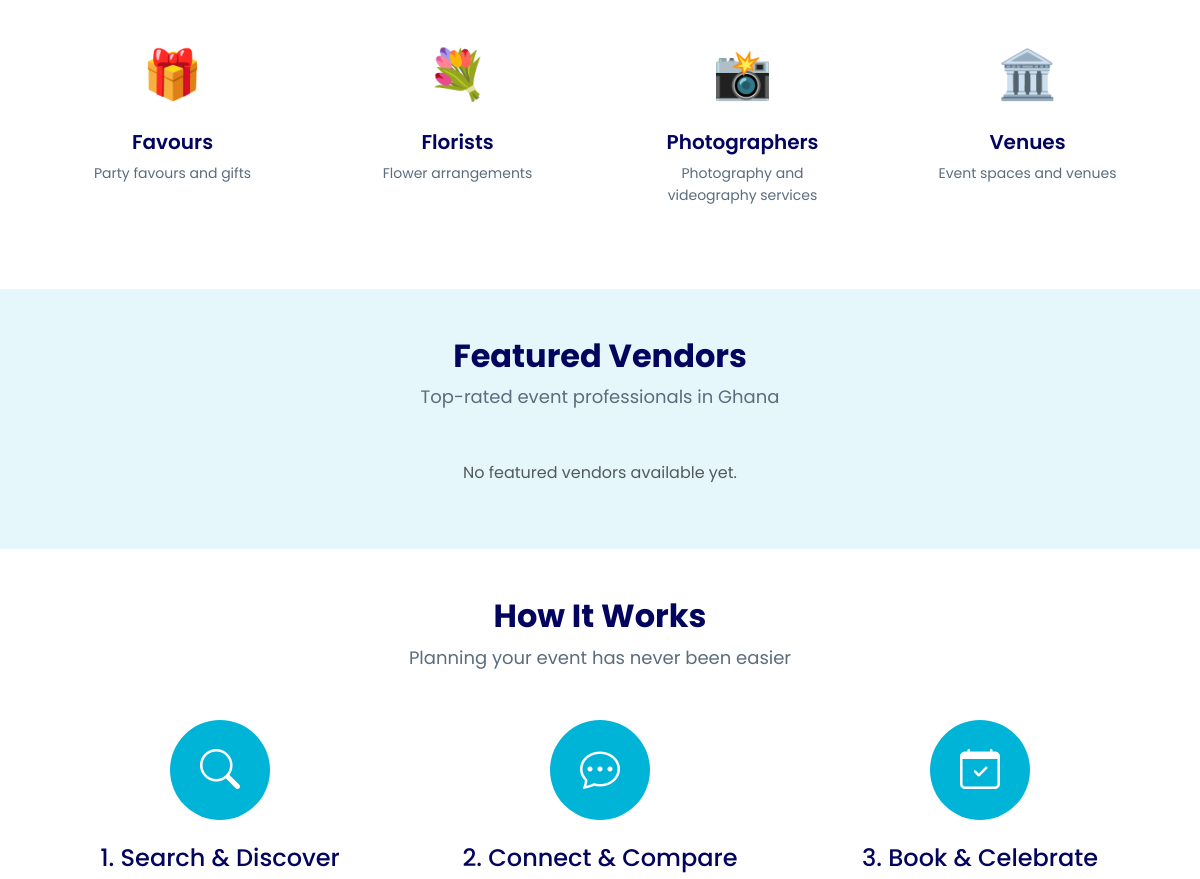
/ (middle part), run on an earlier commit of the app's database.
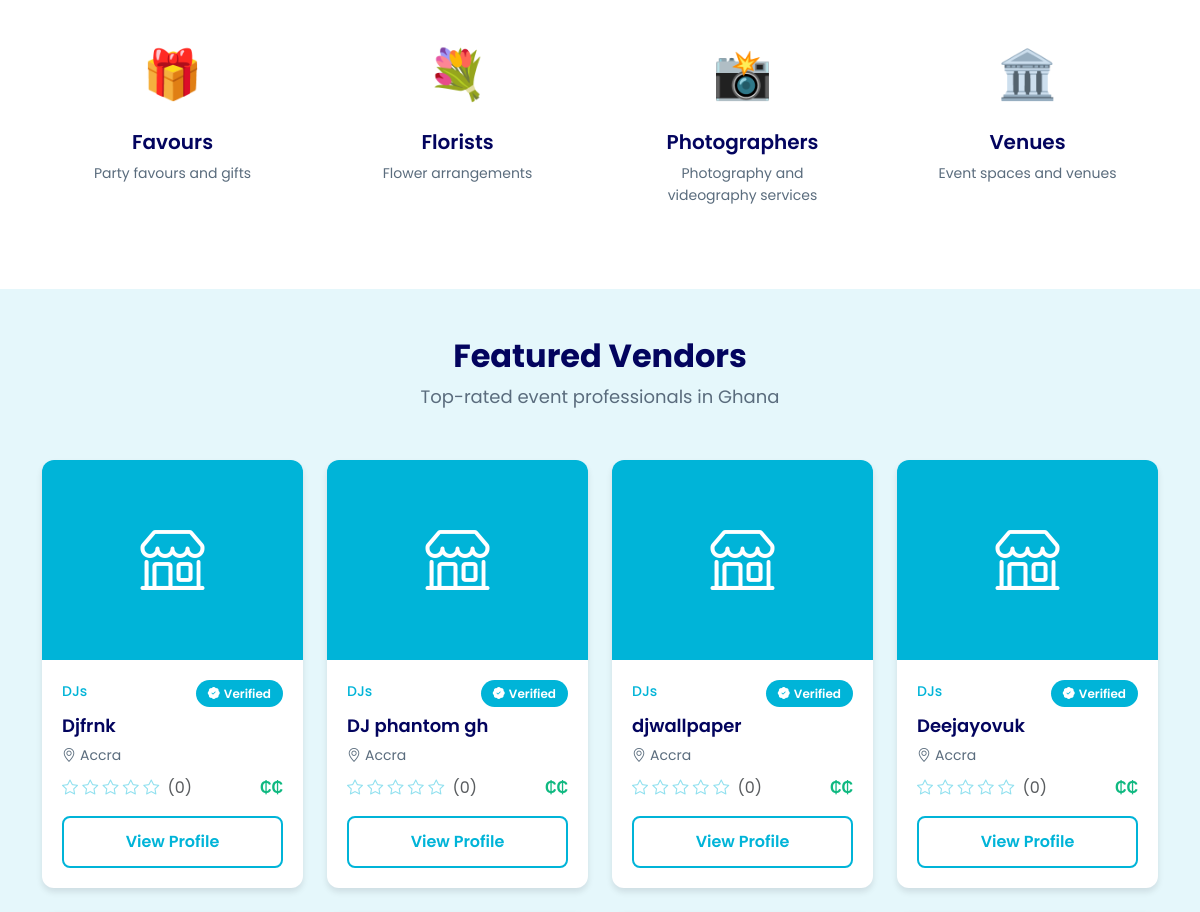
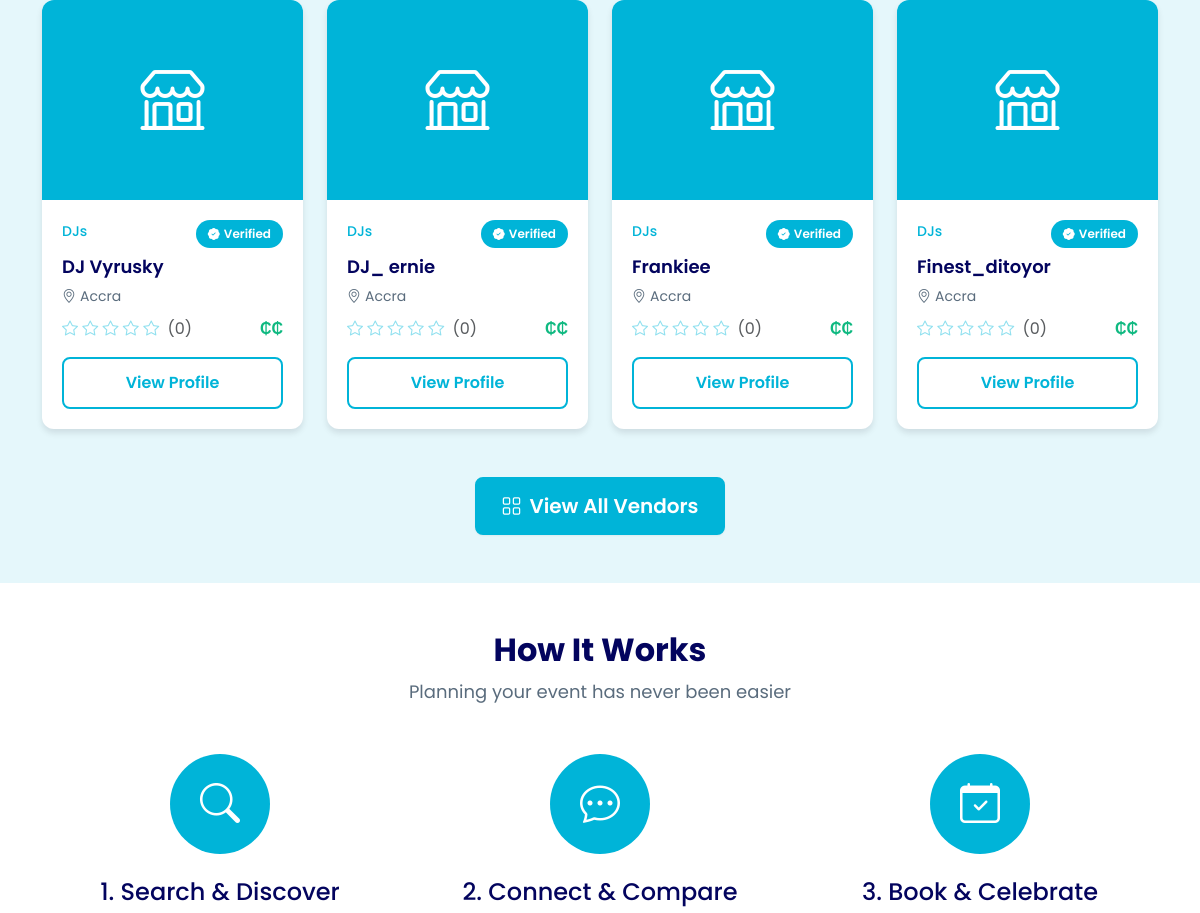
And on a later commit of the database (2 pictures, top to bottom).
### categories/models.py (models this page shows, shortened)
class Category(models.Model):
    id = models.UUIDField(primary_key=True, default=uuid.uuid4, editable=False)
    name = models.CharField(max_length=100, unique=True)
    slug = models.SlugField(max_length=100, unique=True)
    description = models.TextField(blank=True)
    icon = models.CharField(max_length=50, blank=True, help_text="Icon name or emoji (fallback)")
    image = models.ImageField(upload_to='categories/', blank=True, null=True, help_text="Category image")
    created_at = models.DateTimeField(auto_now_add=True)
    updated_at = models.DateTimeField(auto_now=True)
    class Meta:
        db_table = 'categories'
        verbose_name_plural = 'categories'
        ordering = ['name']

### vendors/models.py (models this page shows, shortened)
class Vendor(models.Model):
    STATUS_CHOICES = [
        ('pending', 'Pending'),
        ('active', 'Active'),
        ('suspended', 'Suspended'),
    ]
    PRICE_TIER_CHOICES = [
        ('low', 'Low (₵)'),
        ('medium', 'Medium (₵₵)'),
        ('high', 'High (₵₵₵)'),
    ]
    id = models.UUIDField(primary_key=True, default=uuid.uuid4, editable=False)
    user = models.ForeignKey('accounts.User', on_delete=models.CASCADE, related_name='vendors', null=True, blank=True)
    category = models.ForeignKey('categories.Category', on_delete=models.PROTECT, related_name='vendors')
    name = models.CharField(max_length=255)
    slug = models.SlugField(max_length=255, unique=True)
    subcategory = models.CharField(max_length=100, blank=True)
    description = models.TextField()
    address = models.CharField(max_length=500)
    city = models.CharField(max_length=100, default='Accra')
    neighborhood = models.CharField(max_length=100, blank=True)
    latitude = models.DecimalField(max_digits=9, decimal_places=6, null=True, blank=True)
    longitude = models.DecimalField(max_digits=9, decimal_places=6, null=True, blank=True)
    phone_number = models.CharField(max_length=20)
    email = models.EmailField()
    website = models.URLField(blank=True)
    social_links = models.JSONField(
        default=dict,
        blank=True,
        help_text="JSON object with instagram, facebook, twitter keys"
    )
    images = models.JSONField(default=list, blank=True, help_text="Array of image URLs")
    tags = models.JSONField(default=list, blank=True, help_text="Array of tags")
    price_tier = models.CharField(max_length=10, choices=PRICE_TIER_CHOICES, default='medium')
    estimated_price_range = models.CharField(max_length=100, blank=True, help_text="e.g. '₵500 - ₵2000'")
    rating = models.DecimalField(
        max_digits=3,
        decimal_places=2,
        default=0.00,
        validators=[MinValueValidator(0), MaxValueValidator(5)]
    )
    reviews_count = models.IntegerField(default=0)
    verified = models.BooleanField(default=False)
    status = models.CharField(max_length=10, choices=STATUS_CHOICES, default='pending')
    subscription_plan = models.ForeignKey(
        'billing.SubscriptionPlan',
        on_delete=models.SET_NULL,
        null=True,
        blank=True,
        related_name='vendors'
    )
    views_count = models.IntegerField(default=0)
    leads_count = models.IntegerField(default=0)
    created_at = models.DateTimeField(auto_now_add=True)
    updated_at = models.DateTimeField(auto_now=True)
    class Meta:
        db_table = 'vendors'
        ordering = ['-created_at']
        indexes = [
            models.Index(fields=['status', 'verified']),
            models.Index(fields=['category', 'city']),
            models.Index(fields=['slug']),
        ]
    @property
    def images_list(self):
        import json
        if not self.images:
            return []

### vendors/views.py (the view)
# urls.py: path('', home_view, name='home'),
def home_view(request):
    categories = Category.objects.all()
    featured_vendors = Vendor.objects.filter(
        status='active',
        verified=True
    ).order_by('-rating', '-created_at')[:8]
    return render(request, 'home.html', {
        'categories': categories,
        'featured_vendors': featured_vendors,
    })

### templates/home.html (shortened to what the changed rows need)
{% extends 'base.html' %}
{% load static %}
{% block content %}
<section class="py-5">
    <div class="container">
        <div class="row g-4">
            {% for category in categories %}
                <div class="col-lg-3 col-md-4 col-sm-6">
                    <a href="{% url 'category_vendors' category.slug %}" class="text-decoration-none">
                        <div class="category-card">
                            {% if category.image %}
                                <img src="{{ category.image.url }}" alt="{{ category.name }}" class="category-icon-img">
                            {% else %}
                                <span class="icon">{{ category.icon|default:"🎉" }}</span>
                            {% endif %}
                            <h5>{{ category.name }}</h5>
                            <p>{{ category.description|truncatewords:8 }}</p>
                        </div>
                    </a>
                </div>
            {% empty %}
                <div class="col-12 text-center">
                    <p class="text-muted">No categories available yet.</p>
                </div>
            {% endfor %}
        </div>
    </div>
</section>
<section class="py-5 bg-pale">
    <div class="container">
        <div class="text-center mb-5">
            <h2 class="section-title">Featured Vendors</h2>
        </div>
        <div class="row g-4">
            {% for vendor in featured_vendors %}
                <div class="col-lg-3 col-md-4 col-sm-6">
                    <div class="vendor-card">
                        {% if vendor.images_list %}
                            <img src="{{ vendor.images_list.0 }}" class="card-img-top" alt="{{ vendor.name }}">
                        {% else %}
                            <div class="card-img-top bg-gradient-secondary d-flex align-items-center justify-content-center" style="height: 200px;">
                                <i class="bi bi-shop text-white" style="font-size: 4rem;"></i>
                            </div>
                        {% endif %}
                        <div class="card-body">
                            <div class="d-flex justify-content-between align-items-start mb-2">
                                <span class="vendor-category">{{ vendor.category.name }}</span>
                                {% if vendor.verified %}
                                    <span class="verified-badge">
                                        <i class="bi bi-patch-check-fill"></i> Verified
                                    </span>
                                {% endif %}
                            </div>
                            <h5 class="vendor-name">{{ vendor.name }}</h5>
                            <p class="vendor-location mb-2">
                                <i class="bi bi-geo-alt me-1"></i>{{ vendor.city }}{% if vendor.neighborhood %}, {{ vendor.neighborhood }}{% endif %}
                            </p>
                            <div class="d-flex justify-content-between align-items-center">
                                <div class="rating">
                                    {% for i in "12345" %}
                                        {% if forloop.counter <= vendor.rating %}
                                            <i class="bi bi-star-fill"></i>
                                        {% else %}
                                            <i class="bi bi-star"></i>
                                        {% endif %}
                                    {% endfor %}
                                    <span class="text-muted ms-1">({{ vendor.reviews_count }})</span>
                                </div>
                                <span class="price-tier">
                                    {% if vendor.price_tier == 'low' %}₵{% elif vendor.price_tier == 'medium' %}₵₵{% else %}₵₵₵{% endif %}
                                </span>
                            </div>
                            <a href="{% url 'vendor_detail' vendor.slug %}" class="btn btn-outline-custom w-100 mt-3">
                                View Profile
                            </a>
                        </div>
                    </div>
                </div>
            {% empty %}
                <div class="col-12 text-center">
                    <p class="text-muted">No featured vendors available yet.</p>
                </div>
            {% endfor %}
        </div>
        {% if featured_vendors %}
            <div class="text-center mt-5">
                <a href="{% url 'vendor_list' %}" class="btn btn-primary-custom btn-lg">
                    <i class="bi bi-grid me-2"></i>View All Vendors
                </a>
            </div>
        {% endif %}
    </div>
</section>
<section class="py-5">
    <div class="container">
        <div class="text-center mb-5">
            <h2 class="section-title">How It Works</h2>
        </div>
    </div>
</section>
{% endblock %}

What changed in the data, as far as the page shows it:
added Vendor: images "[]" (drawn), category.name "DJs", verified True (drawn), name "Djfrnk", city "Accra", rating 0 (drawn), reviews_count "0"
added Vendor: images "[]" (drawn), category.name "DJs", verified True (drawn), name "DJ phantom gh", city "Accra", rating 0 (drawn), reviews_count "0"
added Vendor: images "[]" (drawn), category.name "DJs", verified True (drawn), name "djwallpaper", city "Accra", rating 0 (drawn), reviews_count "0"
added Vendor: images "[]" (drawn), category.name "DJs", verified True (drawn), name "Deejayovuk", city "Accra", rating 0 (drawn), reviews_count "0"
added Vendor: images "[]" (drawn), category.name "DJs", verified True (drawn), name "DJ Vyrusky", city "Accra", rating 0 (drawn), reviews_count "0"
added Vendor: images "[]" (drawn), category.name "DJs", verified True (drawn), name "DJ_ ernie", city "Accra", rating 0 (drawn), reviews_count "0"
added Vendor: images "[]" (drawn), category.name "DJs", verified True (drawn), name "Frankiee", city "Accra", rating 0 (drawn), reviews_count "0"
added Vendor: images "[]" (drawn), category.name "DJs", verified True (drawn), name "Finest_ditoyor", city "Accra", rating 0 (drawn), reviews_count "0"
Also different on the page:
text no longer shown: "No featured vendors available yet."
text now shown: "View All Vendors"
